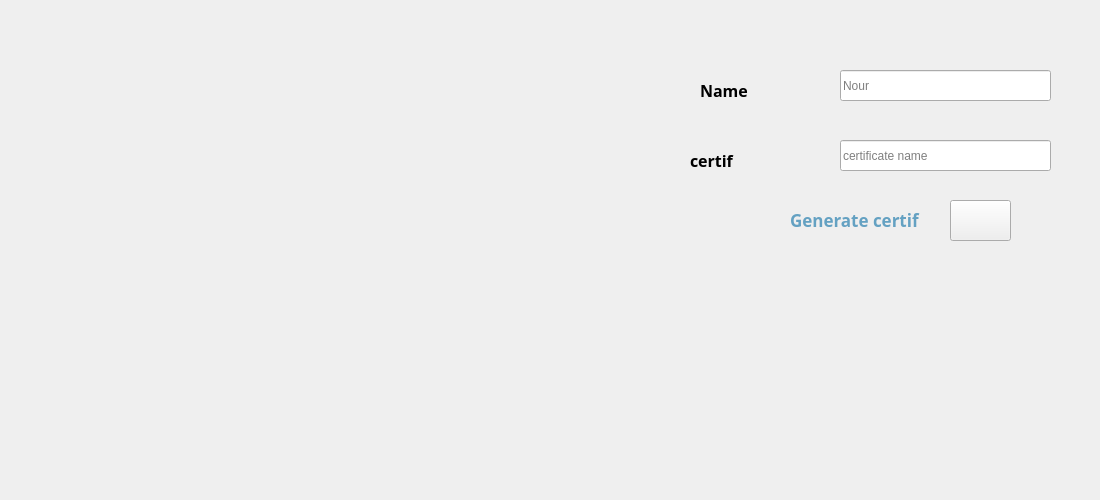
           <widget class="QWidget" name="border3_2">
            <widget class="QPushButton" name="nour_generate_certif">
             <property name="geometry">
              <rect>
               <x>950</x>
               <y>200</y>
               <width>61</width>
               <height>41</height>
              </rect>
             </property>
             <property name="text">
              <string/>
             </property>
             <property name="icon">
              <iconset resource="resource.qrc">
               <normaloff>:/icon/icon/diploma_4706145.png</normaloff>:/icon/icon/diploma_4706145.png</iconset>
             </property>
             <property name="iconSize">
              <size>
               <width>40</width>
               <height>40</height>
              </size>
             </property>
             <property name="flat">
              <bool>false</bool>
             </property>
            </widget>
            <widget class="QLabel" name="nour_course_name_9">
             <property name="geometry">
              <rect>
               <x>790</x>
               <y>200</y>
               <width>161</width>
               <height>41</height>
              </rect>
             </property>
             <property name="font">
              <font>
               <family>Nirmala UI Semilight</family>
               <pointsize>13</pointsize>
               <weight>75</weight>
               <bold>true</bold>
              </font>
             </property>
             <property name="styleSheet">
              <string notr="true">color:rgb(100, 161, 194)</string>
             </property>
             <property name="text">
              <string>Generate certif</string>
             </property>
             <property name="textFormat">
              <enum>Qt::RichText</enum>
             </property>
             <property name="scaledContents">
              <bool>false</bool>
             </property>
            </widget>
            <widget class="QLabel" name="nour_participant_name">
             <property name="geometry">
              <rect>
               <x>700</x>
               <y>70</y>
               <width>131</width>
               <height>41</height>
              </rect>
             </property>
             <property name="font">
              <font>
               <family>Nirmala UI Semilight</family>
               <pointsize>12</pointsize>
               <weight>75</weight>
               <bold>true</bold>
              </font>
             </property>
             <property name="text">
              <string>Name</string>
             </property>
            </widget>
            <widget class="QLineEdit" name="nour_participant_name_2">
             <property name="geometry">
              <rect>
               <x>840</x>
               <y>70</y>
               <width>211</width>
               <height>31</height>
              </rect>
             </property>
             <property name="placeholderText">
              <string>Nour</string>
             </property>
            </widget>
            <widget class="QLabel" name="nour_pie_label">
             <property name="geometry">
              <rect>
               <x>70</x>
               <y>20</y>
               <width>581</width>
               <height>421</height>
              </rect>
             </property>
             <property name="text">
              <string/>
             </property>
            </widget>
            <widget class="QLabel" name="nour_widgetForStateDistribution">
             <property name="geometry">
              <rect>
               <x>640</x>
               <y>260</y>
               <width>451</width>
               <height>231</height>
              </rect>
             </property>
             <property name="text">
              <string/>
             </property>
            </widget>
            <widget class="QLineEdit" name="nour_formation_name">
             <property name="geometry">
              <rect>
               <x>840</x>
               <y>140</y>
               <width>211</width>
               <height>31</height>
              </rect>
             </property>
             <property name="placeholderText">
              <string>certificate name</string>
             </property>
            </widget>
            <widget class="QLabel" name="nour_certif_name">
             <property name="geometry">
              <rect>
               <x>690</x>
               <y>140</y>
               <width>131</width>
               <height>41</height>
              </rect>
             </property>
             <property name="font">
              <font>
               <family>Nirmala UI Semilight</family>
               <pointsize>12</pointsize>
               <weight>75</weight>
               <bold>true</bold>
              </font>
             </property>
             <property name="text">
              <string>certif</string>
             </property>
            </widget>
           </widget>
